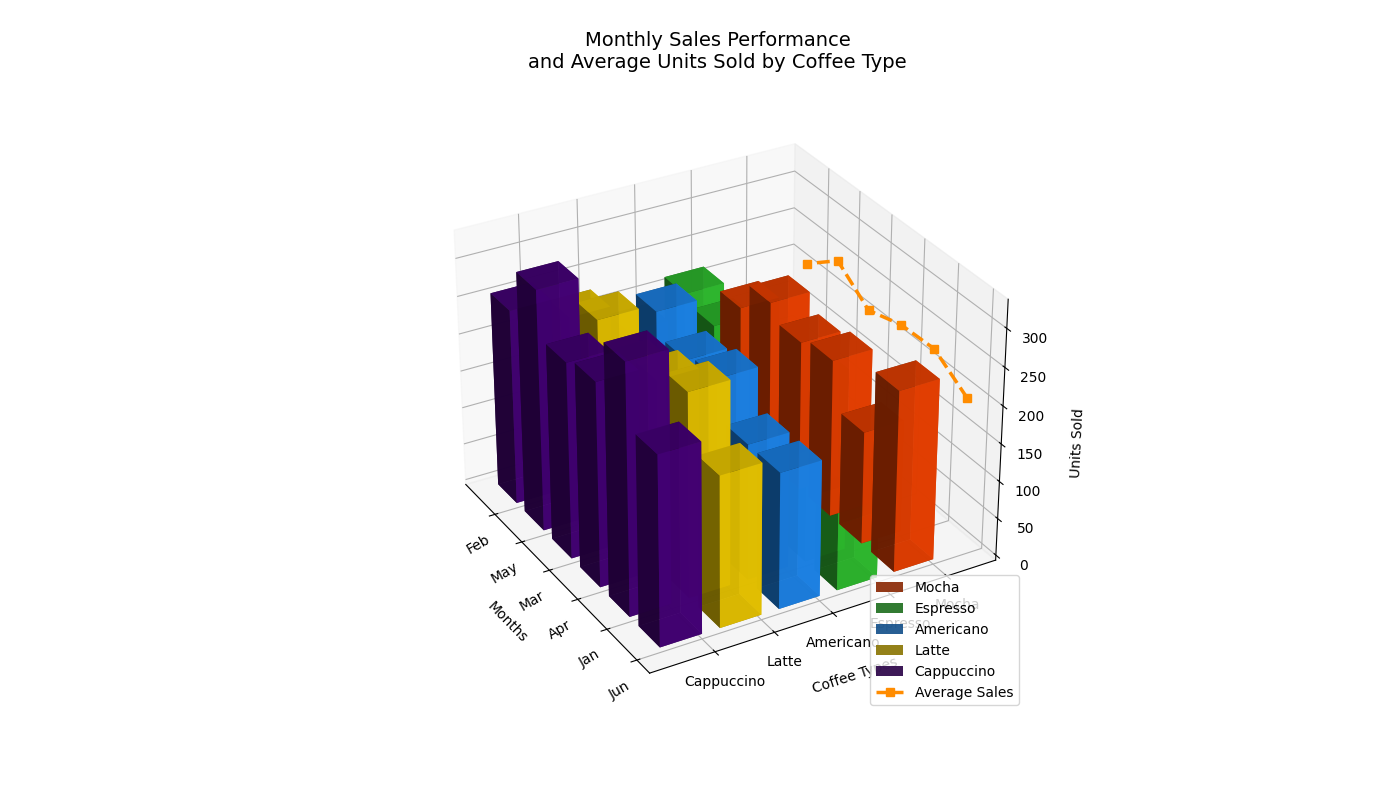

Write Python code to recreate this figure.
import numpy as np
import matplotlib.pyplot as plt

months = ['Jun', 'Jan', 'Apr', 'Mar', 'May', 'Feb']
coffee_varieties = ['Mocha', 'Espresso', 'Americano', 'Latte', 'Cappuccino']
sales_data = np.array([
    [240, 150, 180, 200, 250],
    [150, 240, 180, 270, 330],
    [210, 200, 230, 250, 270],
    [200, 180, 220, 230, 260],
    [220, 210, 250, 260, 320],
    [180, 220, 190, 230, 260]
])

average_sales = sales_data.mean(axis=1)

fig = plt.figure(figsize=(14, 8))
ax = fig.add_subplot(111, projection='3d')

colors = ['#FF4500', '#32CD32', '#1E90FF', '#FFD700', '#4B0082']
dx = dy = 0.7

for y, color in enumerate(colors):
    xs = np.arange(len(months))
    ys = sales_data[:, y]
    ax.bar3d(xs, y, np.zeros_like(xs), dx, dy, ys, color=color, alpha=0.9, label=coffee_varieties[y])

ax.plot(np.arange(len(months)), [-0.5] * len(months), average_sales, color='darkorange', marker='s', linestyle='--', linewidth=2.5, label='Average Sales')

ax.set_xticks(np.arange(len(months)))
ax.set_xticklabels(months, rotation=30)
ax.set_yticks(np.arange(len(coffee_varieties)))
ax.set_yticklabels(coffee_varieties)
ax.set_xlabel('Months', labelpad=10)
ax.set_ylabel('Coffee Types', labelpad=10)
ax.set_zlabel('Units Sold', labelpad=10)

ax.view_init(elev=30, azim=150)

ax.set_title('Monthly Sales Performance\nand Average Units Sold by Coffee Type', fontsize=14, fontweight='normal', pad=20)
ax.legend(loc='lower right', fontsize=10)

plt.tight_layout()
plt.show()
